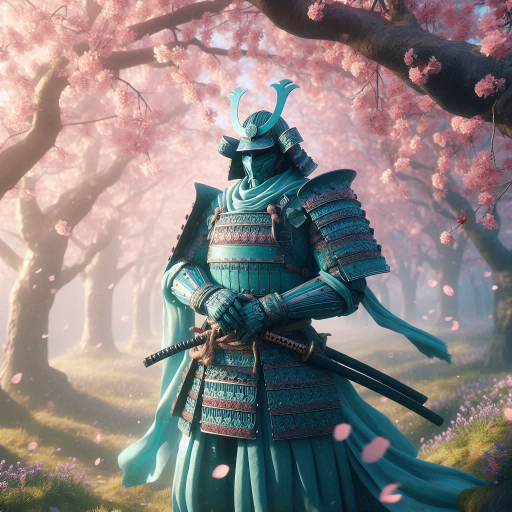
%> input picture Actividad1/Input.tif, 1024 x 1024 px (shown at 1/2 size)
$ octave actividadReto6_ssim.m   (GNU Octave 9; MATLAB toolbox functions it lacks are replaced by stand-ins)
%> lines starting %> are read from the running program, lines starting %| are printed output that depends on the picture
clc; clear; close all;

%% 1) Leer imágenes
inputRGB = imread("Input.tif");     % Imagen de entrada
%> inputRGB is the input picture: size 1024x1024x3 uint8; mean R, G, B 137.3, 129.4, 128.5
ref      = imread("Output.tif");    % Imagen de referencia
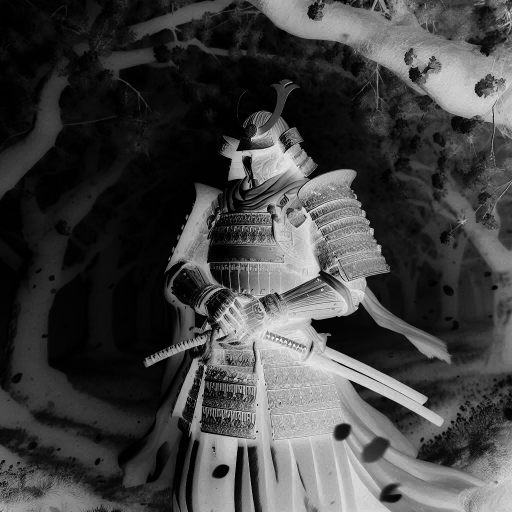
%> input picture Actividad1/Output.tif, 1024 x 1024 px (shown at 1/2 size)
%> ref is the input picture: size 1024x1024 uint8; min 0, max 255, mean 66.2

%% 2) Revisar dimensiones y tipo (recomendación #1 del enunciado)
disp("=== INFO DE IMAGENES ===");
disp("Input:");
disp(size(inputRGB));
%|    1024   1024      3
disp(class(inputRGB));
%| uint8

disp("Referencia (Output):");
disp(size(ref));
%|    1024   1024
disp(class(ref));
%| uint8

% Si por alguna razón no coinciden tamaños, se ajusta
if size(inputRGB,1) ~= size(ref,1) || size(inputRGB,2) ~= size(ref,2)
    inputRGB = imresize(inputRGB, [size(ref,1) size(ref,2)]);
end

%% 3) Paso 1: Transformación a escala de grises
gray = rgb2gray(inputRGB);
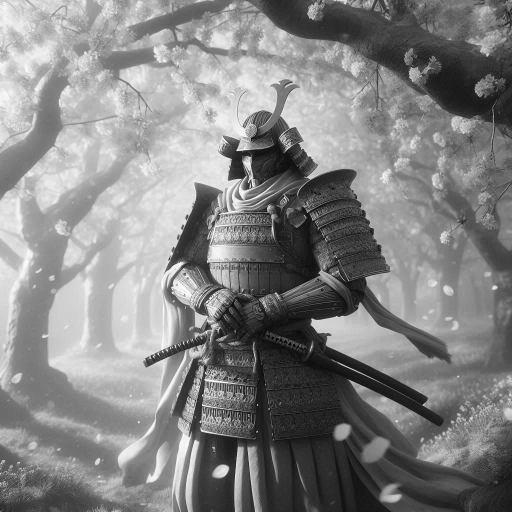
%> gray: size 1024x1024 uint8 (shown at 1/2 size); min 0, max 255, mean 131.7

%% 4) Paso 2: Transformación negativa
% imcomplement invierte intensidades (255 - valor)
neg = imcomplement(gray);
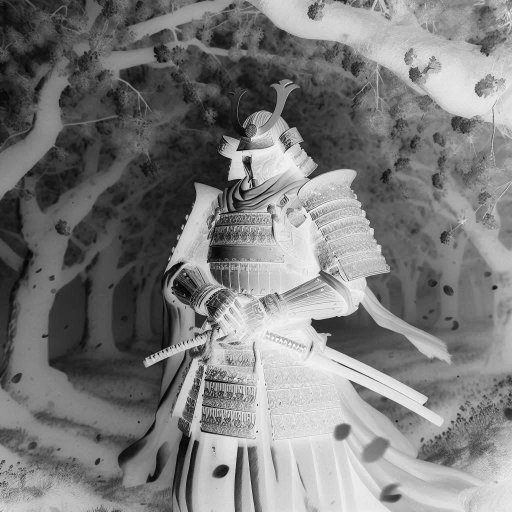
%> neg: size 1024x1024 uint8 (shown at 1/2 size); min 0, max 255, mean 123.3

%% 5) Paso 3: Transformación Gamma
% Para aplicar gamma correctamente, trabajamos en double (0..1)
neg_double = im2double(neg);
% --- Gamma = 1.5
gamma1_5_double = neg_double .^ 1.5;
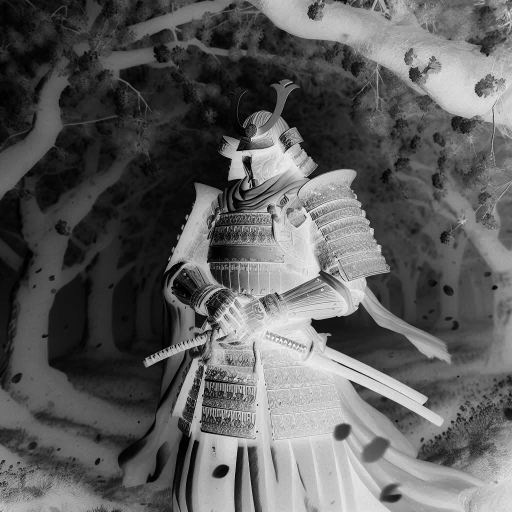
%> gamma1_5_double: size 1024x1024 double (shown at 1/2 size); min 0, max 1, mean 0.369
gamma1_5_img    = im2uint8(gamma1_5_double);

% --- Gamma = 2
gamma2_double = neg_double .^ 2;
gamma2_img    = im2uint8(gamma2_double);


% --- Gamma = 2.5
gamma2_5_double = neg_double .^ 2.5;
gamma2_5_img    = im2uint8(gamma2_5_double);

%% 6) Calcular SSIM
% Para SSIM es buena práctica comparar en double (0..1)ambos
ref_double   = im2double(ref);

% --- Gamma = 1.5
ssim_g1_5 = ssim(im2double(gamma1_5_img), ref_double);
%> ssim_g1_5 = 0.714
ssim_g1_5_pct = ssim_g1_5 * 100;
%> ssim_g1_5_pct = 71.36

% --- Gamma = 2
ssim_g2 = ssim(im2double(gamma2_img), ref_double);
%> ssim_g2 = 0.897
ssim_g2_pct = ssim_g2 * 100;
%> ssim_g2_pct = 89.71


% --- Gamma = 2.5
ssim_g2_5 = ssim(im2double(gamma2_5_img), ref_double);
%> ssim_g2_5 = 0.991
ssim_g2_5_pct = ssim_g2_5 * 100;
%> ssim_g2_5_pct = 99.11


%-------------------------------------------------------------

fprintf("\nSSIM obtenido_G_1.5 = %.4f (%.2f%%)\n", ssim_g1_5, ssim_g1_5_pct);
%| SSIM obtenido_G_1.5 = 0.7136 (71.36%)
fprintf("\nSSIM obtenido_G_2.0 = %.4f (%.2f%%)\n", ssim_g2, ssim_g2_pct);
%| SSIM obtenido_G_2.0 = 0.8971 (89.71%)
fprintf("\nSSIM obtenido_G_2.5 = %.4f (%.2f%%)\n", ssim_g2_5, ssim_g2_5_pct);
%| SSIM obtenido_G_2.5 = 0.9911 (99.11%)
%% 7) Mostrar imágenes intermedias (esto te sirve para el informe)
figure("Name","Resultados - Imágenes");
subplot(2,2,1); imshow(inputRGB); title("1) Input (RGB)");
subplot(2,2,2); imshow(gray);     title("2) Escala de grises");
subplot(2,2,3); imshow(neg);      title("3) Negativo");
subplot(2,2,4); imshow(gamma2_5_img);title("4) Gamma (g=2.5) - Final");

%% 8) Comparación visual con la referencia
figure("Name","Comparación Final vs Referencia (Gamma = 1.5)");
subplot(1,2,1); imshow(ref);        title("Referencia (Output.tif)");
subplot(1,2,2); imshow(gamma1_5_img); title(sprintf("Gamma=1.5 (SSIM %.2f%%)", ssim_g1_5_pct));

figure("Name","Comparación Final vs Referencia (Gamma = 2)");
subplot(1,2,1); imshow(ref);        title("Referencia (Output.tif)");
subplot(1,2,2); imshow(gamma2_img); title(sprintf("Gamma=2 (SSIM %.2f%%)", ssim_g2_pct));

figure("Name","Comparación Final vs Referencia (Gamma = 2.5)");
subplot(1,2,1); imshow(ref);       title("Referencia (Output.tif)");
subplot(1,2,2); imshow(gamma2_5_img); title(sprintf("Gamma=2.5 (SSIM %.2f%%)", ssim_g2_5_pct));

%% 9) (Opcional recomendado) Histogramas para justificar el efecto
figure("Name","Histogramas");
subplot(2,2,1);
imhist(gray);
title("Histograma - Grises");
xlabel("Intensidad (0 = negro, 255 = blanco)");
ylabel("Cantidad de píxeles");

subplot(2,2,2);
imhist(neg);
title("Histograma - Negativo");
xlabel("Intensidad (0 = negro, 255 = blanco)");
ylabel("Cantidad de píxeles");

subplot(2,2,3);
imhist(gamma2_5_img);
title("Histograma - Gamma final (g = 2.5)");
xlabel("Intensidad (0 = negro, 255 = blanco)");
ylabel("Cantidad de píxeles");

subplot(2,2,4);
imhist(ref);
title("Histograma - Referencia");
xlabel("Intensidad (0 = negro, 255 = blanco)");
ylabel("Cantidad de píxeles");
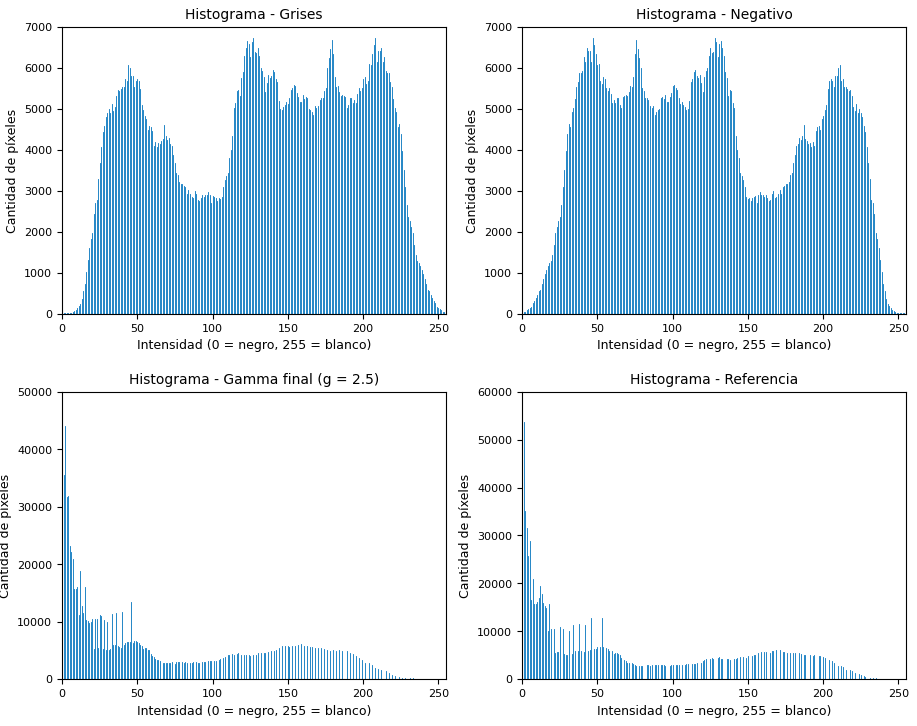
%> figure redrawn from the program's plot data, 4 panels; panel 1: highest point at x = 127, y = 6715; panel 2: highest point at x = 128, y = 6715; panel 3: highest point at x = 2, y = 44013; panel 4: highest point at x = 1, y = 53761
